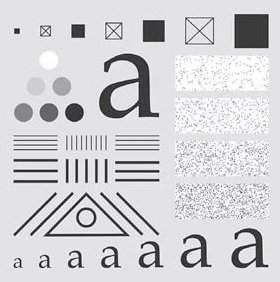
#> input picture images/a.jpg, 280 x 282 px
$ python ce-with-opencv.py   (older library calls are emulated)
#> lines starting #> are read from the running program, lines starting #| are printed output that depends on the picture; after the words box and inside, x2 and y2 are one past the last pixel; in counts of white or black regions, pixels touching at a corner belong together
# canny edge with opencv

import cv2
import time
import os

def use_laplace(img):
    laplacian = cv2.Laplacian(img, cv2.CV_64F)
    return cv2.convertScaleAbs(laplacian)

def use_sobel(img):
    sobelx = cv2.Sobel(img, cv2.CV_64F, 1, 0, ksize=3)
    sobely = cv2.Sobel(img, cv2.CV_64F, 0, 1, ksize=3)

    sobel = sobelx + sobely
    return cv2.convertScaleAbs(sobel)

def use_canny(img):
    return cv2.Canny(img, 50, 100)

if not os.path.exists('canny-edge'):
    os.makedirs('canny-edge')

img = cv2.imread('images/a.jpg', 0)
#> img: shape (282, 280); min 25, max 255, mean 209.2

start_time_canny = time.time()

canny = use_canny(img)
#> in use_canny, `return cv2.Canny(img, 50, 100)`:
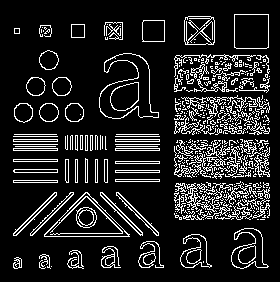
#> returned value: shape (282, 280); 13.8% white in thin lines or dots, all inside (x1, y1, x2, y2) = (13, 14, 270, 269)

time_taken_canny = time.time() - start_time_canny
print("%.4f seconds for Canny" % time_taken_canny)

start_time_laplacian = time.time()

laplacian = use_laplace(img)
#> in use_laplace, `laplacian = cv2.Laplacian(img, cv2.CV_64F)`:
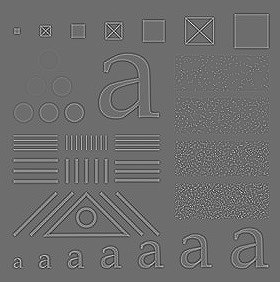
#> laplacian: shape (282, 280) float64; min -378, max 501, mean 0; drawn with min black and max white
#> in use_laplace, `return cv2.convertScaleAbs(laplacian)`:
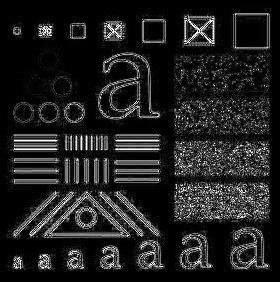
#> returned value: shape (282, 280); min 0, max 255, mean 32.9

time_taken_laplacian = time.time() - start_time_laplacian
print("%.4f seconds for Laplacian" % time_taken_laplacian)

start_time_sobel = time.time()

sobel = use_sobel(img)
#> in use_sobel, `sobelx = cv2.Sobel(img, cv2.CV_64F, 1, 0, ksize=3)`:
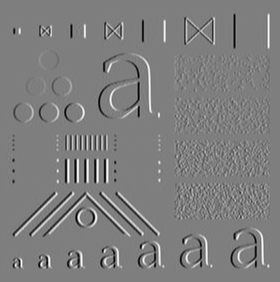
#> sobelx: shape (282, 280) float64; min -831, max 840, mean 0; drawn with min black and max white
#> in use_sobel, `sobely = cv2.Sobel(img, cv2.CV_64F, 0, 1, ksize=3)`:
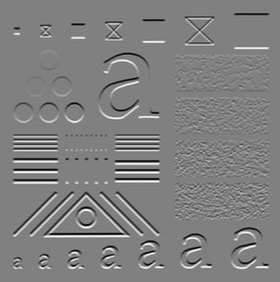
#> sobely: shape (282, 280) float64; min -851, max 839, mean 0; drawn with min black and max white
#> in use_sobel, `sobel = sobelx + sobely`:
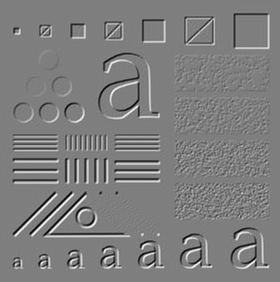
#> sobel: shape (282, 280) float64; min -1188, max 1200, mean 0; drawn with min black and max white
#> in use_sobel, `return cv2.convertScaleAbs(sobel)`:
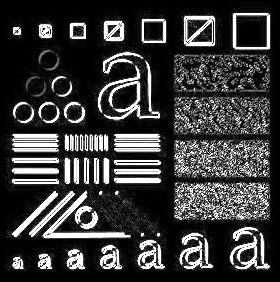
#> returned value: shape (282, 280); min 0, max 255, mean 58.7

time_taken_sobel = time.time() - start_time_sobel
print("%.4f seconds for Sobel" % time_taken_sobel)

cv2.imshow('Original', img)
cv2.imshow('Canny Edge Detection', canny)
cv2.imshow('Laplacian Edge Detection', laplacian)
cv2.imshow('Sobel Edge Detection', sobel)

cv2.imwrite('canny-edge/canny_with_opencv.jpg', canny)
cv2.imwrite('canny-edge/laplacian_with_opencv.jpg', laplacian)
cv2.imwrite('canny-edge/sobel_with_opencv.jpg', sobel)

with open('canny-edge/time_taken_canny_with_opencv.txt', 'a') as f:
    f.write(str(time_taken_canny) + '\n')

with open('canny-edge/time_taken_laplacian_with_opencv.txt', 'a') as f:
    f.write(str(time_taken_laplacian) + '\n')

with open('canny-edge/time_taken_sobel_with_opencv.txt', 'a') as f:
    f.write(str(time_taken_sobel) + '\n')

cv2.waitKey(0)
cv2.destroyAllWindows()
